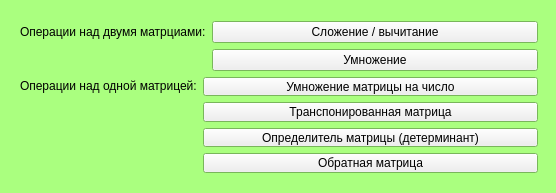
<?xml version="1.0" encoding="UTF-8"?>
<ui version="4.0">
 <class>Menu</class>
 <widget class="QMainWindow" name="Menu">
  <property name="geometry">
   <rect>
    <x>0</x>
    <y>0</y>
    <width>556</width>
    <height>193</height>
   </rect>
  </property>
  <property name="minimumSize">
   <size>
    <width>556</width>
    <height>193</height>
   </size>
  </property>
  <property name="maximumSize">
   <size>
    <width>556</width>
    <height>193</height>
   </size>
  </property>
  <property name="palette">
   <palette>
    <active>
     <colorrole role="Base">
      <brush brushstyle="SolidPattern">
       <color alpha="255">
        <red>255</red>
        <green>255</green>
        <blue>255</blue>
       </color>
      </brush>
     </colorrole>
     <colorrole role="Window">
      <brush brushstyle="SolidPattern">
       <color alpha="255">
        <red>170</red>
        <green>255</green>
        <blue>127</blue>
       </color>
      </brush>
     </colorrole>
    </active>
    <inactive>
     <colorrole role="Base">
      <brush brushstyle="SolidPattern">
       <color alpha="255">
        <red>255</red>
        <green>255</green>
        <blue>255</blue>
       </color>
      </brush>
     </colorrole>
     <colorrole role="Window">
      <brush brushstyle="SolidPattern">
       <color alpha="255">
        <red>170</red>
        <green>255</green>
        <blue>127</blue>
       </color>
      </brush>
     </colorrole>
    </inactive>
    <disabled>
     <colorrole role="Base">
      <brush brushstyle="SolidPattern">
       <color alpha="255">
        <red>170</red>
        <green>255</green>
        <blue>127</blue>
       </color>
      </brush>
     </colorrole>
     <colorrole role="Window">
      <brush brushstyle="SolidPattern">
       <color alpha="255">
        <red>170</red>
        <green>255</green>
        <blue>127</blue>
       </color>
      </brush>
     </colorrole>
    </disabled>
   </palette>
  </property>
  <property name="windowTitle">
   <string>Меню калькулятора</string>
  </property>
  <widget class="QWidget" name="centralWidget">
   <widget class="QWidget" name="layoutWidget">
    <property name="geometry">
     <rect>
      <x>9</x>
      <y>10</y>
      <width>540</width>
      <height>174</height>
     </rect>
    </property>
    <layout class="QVBoxLayout" name="verticalLayout">
     <item>
      <layout class="QFormLayout" name="formLayout">
       <item row="0" column="0">
        <widget class="QLabel" name="label">
         <property name="text">
          <string>&lt;html&gt;&lt;head/&gt;&lt;body&gt;&lt;p&gt;&lt;span style=&quot; font-size:9pt;&quot;&gt;Операции над двумя матрциами:&lt;/span&gt;&lt;/p&gt;&lt;/body&gt;&lt;/html&gt;</string>
         </property>
        </widget>
       </item>
       <item row="0" column="1">
        <widget class="QPushButton" name="pushButton">
         <property name="text">
          <string>Сложение / вычитание</string>
         </property>
        </widget>
       </item>
       <item row="1" column="1">
        <widget class="QPushButton" name="pushButton_2">
         <property name="text">
          <string>Умножение</string>
         </property>
        </widget>
       </item>
      </layout>
     </item>
     <item>
      <layout class="QFormLayout" name="formLayout_2">
       <item row="0" column="0">
        <widget class="QLabel" name="label_2">
         <property name="text">
          <string>&lt;html&gt;&lt;head/&gt;&lt;body&gt;&lt;p&gt;&lt;span style=&quot; font-size:9pt;&quot;&gt;Операции над одной матрицей:&lt;/span&gt;&lt;/p&gt;&lt;/body&gt;&lt;/html&gt;</string>
         </property>
        </widget>
       </item>
       <item row="0" column="1">
        <widget class="QPushButton" name="pushButton_3">
         <property name="text">
          <string>Умножение матрицы на число</string>
         </property>
        </widget>
       </item>
       <item row="1" column="1">
        <widget class="QPushButton" name="pushButton_4">
         <property name="text">
          <string>Транспонированная матрица</string>
         </property>
        </widget>
       </item>
       <item row="2" column="1">
        <widget class="QPushButton" name="pushButton_5">
         <property name="text">
          <string>Определитель матрицы (детерминант)</string>
         </property>
        </widget>
       </item>
       <item row="3" column="1">
        <widget class="QPushButton" name="pushButton_6">
         <property name="text">
          <string>Обратная матрица</string>
         </property>
        </widget>
       </item>
      </layout>
     </item>
    </layout>
   </widget>
  </widget>
 </widget>
 <layoutdefault spacing="6" margin="11"/>
 <resources/>
 <connections/>
</ui>
